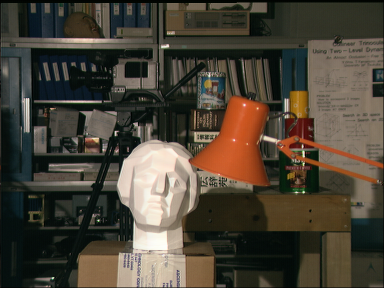
%> input picture stereo pairs/left2.png, 384 x 288 px
$ octave stereo.m   (GNU Octave 9; MATLAB toolbox functions it lacks are replaced by stand-ins)
%> lines starting %> are read from the running program, lines starting %| are printed output that depends on the picture; in (x1, y1, x2, y2) boxes, pixels count from 0 and x2, y2 are one past the last pixel; in counts of white or black regions, pixels touching at a corner belong together; the program's own positions count from 1
clc,close all, clear all
imaL = imread('left2.png'); %left
%> imaL is the input picture: size 288x384x3 uint8; mean R, G, B 74.7, 67.6, 55.3
imaR = imread('right2.png'); %right
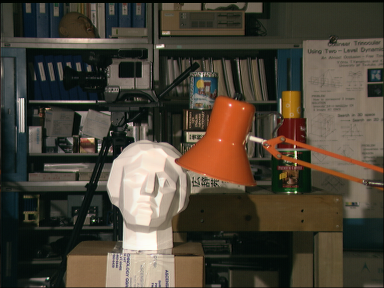
%> input picture stereo pairs/right2.png, 384 x 288 px
%> imaR is the input picture: size 288x384x3 uint8; mean R, G, B 75.3, 67.9, 55.4

figure,
subplot(121), imshow(imaL)
subplot(122), imshow(imaR)

Hx = [-1,0,1;-2,0,2;-1,0,1];

Hy = [1,2,1;0,0,0;-1,-2,-1];

imaL = rgb2gray(imaL);
%> imaL: size 288x384 uint8
imaR = rgb2gray(imaR);
%> imaR: size 288x384 uint8

imL=double(imaL);
imR=double(imaR);
[x, y] = size(imaL);
%> x = 288; y = 384

%% Find the edges with a Sobel filter
ed=edge(imaR,'Sobel',.03);
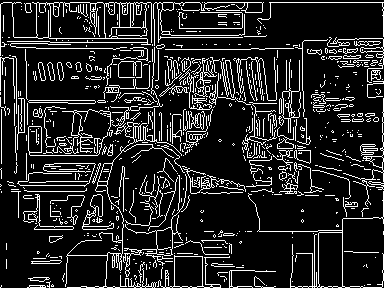
%> ed: size 288x384 logical; 14.8% white in thin lines or dots

% Perform morphological operations to improve the edges
ed = bwmorph(ed,'bridge');
%> ed: size 288x384 logical; 19.8% white in thin lines or dots
ed = bwmorph(ed,'bridge');
%> ed: size 288x384 logical; 20.3% white in thin lines or dots
se1 = strel('line',2,0);
se2 = strel('line',2,90);
ed = imdilate(ed,[se1 se2]);
%> ed: size 288x384 logical; 46.6% white; 75 white regions (29 under 20 px), largest, box (x1, y1, x2, y2) and area: (0, 1, 384, 288) 46889, (310, 89, 356, 115) 708, (210, 260, 277, 288) 705

ed(1,:)=1;
ed(:,1:5)=1;
ed(:,y)=0;
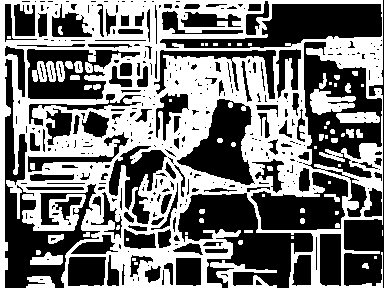
%> ed: size 288x384 logical; 47.3% white; 70 white regions (28 under 20 px), largest, box (x1, y1, x2, y2) and area: (0, 0, 383, 288) 47909, (310, 89, 356, 115) 708, (210, 260, 277, 288) 705

 subplot(122), imshow(ed), title('Edges')
 subplot(121), imshow(imaR),title('Original Image')

%% Find the difference amogn pixels
d = 15;         %Maximum disparity
dm=zeros(x,y);
for i=1:d
    n = zeros(size(imaL));
    n((1:x),(1:y-i)) = imL((1:x),(1+i:y));
    dm(:,:,i)=abs(imR-n);
end
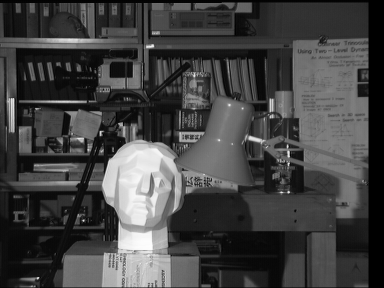
%> n: size 288x384 double; min 0, max 253, mean 67

%% Rough estimation of depth
% [27 lines of commented-out code are left out]
IM5=zeros(size(dm));
for k=1:d
    h = fspecial('average', [5 5]);
    IM5(:,:,k)=imfilter(dm(:,:,k),h);
end

%Window size 7
IM7=zeros(size(dm));
for k=1:d
    h = fspecial('average', [11 11]);
    IM7(:,:,k)=imfilter(dm(:,:,k),h);
end

IM=(dm+IM5+IM7)./3;

for i=1:x
    for j=1:y
        a=zeros(1,d);
        a(:)=IM(i,j,:);
        [zx, xc]=min(a);
        nmI(i,j)=xc;
    end
end
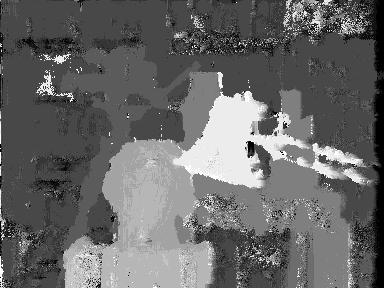
%> nmI: size 288x384 double; min 1, max 15, mean 6.71; drawn with min black and max white
%> after the loop, a = [10.53 14 16.38 17.39 18.42 18.92 18.92 18.92 18.92 18.92 18.92 18.92 18.92 18.92 18.92]

nmI=medfilt2(nmI,[3 3]);
figure, subplot(121),imshow(nmI,[]), title('Disparity map')

%% Using candidates
c=0;
fnl=zeros(x,y);
for i=1:x
    for j=1:y
        if ed(i,j)==1
            c=nmI(i,j+1);
        end
        fnl(i,j)=c;
    end
end
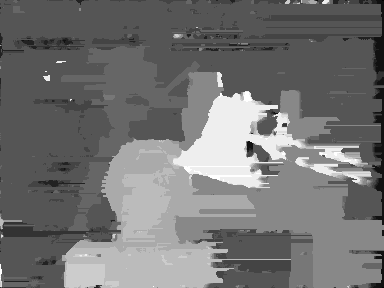
%> fnl: size 288x384 double; min 0, max 15, mean 6.78; drawn with min black and max white
%> after the loop, c = 0

fnl=medfilt2(fnl,[7 7]);
subplot(122),imshow(fnl,[]), title('Using the edges pixels')
 figure('units','normalized','outerposition',[0 0 1 1]), surf(fnl','EdgeColor','none','FaceLighting','gouraud')
 az=45;
 el=75;
 view(az, el);
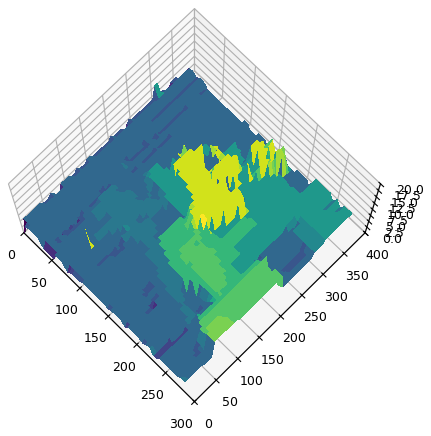
%> figure redrawn from the program's plot data
